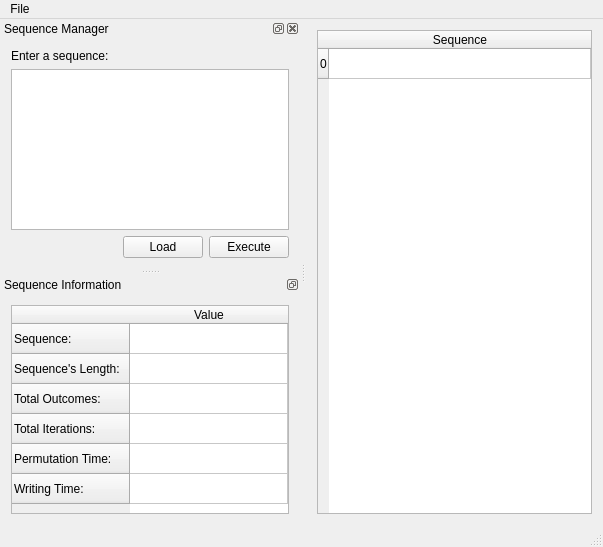
<?xml version="1.0" encoding="UTF-8"?>
<ui version="4.0">
 <class>MainWindowClass</class>
 <widget class="QMainWindow" name="MainWindowClass">
  <property name="geometry">
   <rect>
    <x>0</x>
    <y>0</y>
    <width>603</width>
    <height>547</height>
   </rect>
  </property>
  <property name="windowTitle">
   <string>DegenerateBases</string>
  </property>
  <property name="animated">
   <bool>false</bool>
  </property>
  <property name="documentMode">
   <bool>false</bool>
  </property>
  <widget class="QWidget" name="centralWidget">
   <layout class="QVBoxLayout" name="verticalLayout">
    <item>
     <widget class="QTableWidget" name="sequenceResultsWidget">
      <property name="editTriggers">
       <set>QAbstractItemView::NoEditTriggers</set>
      </property>
      <property name="tabKeyNavigation">
       <bool>false</bool>
      </property>
      <property name="showDropIndicator" stdset="0">
       <bool>false</bool>
      </property>
      <property name="selectionMode">
       <enum>QAbstractItemView::NoSelection</enum>
      </property>
      <property name="sortingEnabled">
       <bool>false</bool>
      </property>
      <attribute name="horizontalHeaderStretchLastSection">
       <bool>true</bool>
      </attribute>
      <row>
       <property name="text">
        <string>0</string>
       </property>
      </row>
      <column>
       <property name="text">
        <string>Sequence</string>
       </property>
      </column>
      <item row="0" column="0">
       <property name="text">
        <string/>
       </property>
      </item>
     </widget>
    </item>
   </layout>
  </widget>
  <widget class="QDockWidget" name="sequenceDockWidget">
   <property name="minimumSize">
    <size>
     <width>300</width>
     <height>250</height>
    </size>
   </property>
   <property name="autoFillBackground">
    <bool>false</bool>
   </property>
   <property name="floating">
    <bool>false</bool>
   </property>
   <property name="features">
    <set>QDockWidget::DockWidgetClosable|QDockWidget::DockWidgetFloatable|QDockWidget::DockWidgetMovable</set>
   </property>
   <property name="allowedAreas">
    <set>Qt::AllDockWidgetAreas</set>
   </property>
   <property name="windowTitle">
    <string>Sequence Manager</string>
   </property>
   <attribute name="dockWidgetArea">
    <number>1</number>
   </attribute>
   <widget class="QWidget" name="sequenceWidget">
    <layout class="QVBoxLayout" name="verticalLayout_3">
     <item>
      <widget class="QLabel" name="sequenceLabel">
       <property name="text">
        <string>Enter a sequence:</string>
       </property>
      </widget>
     </item>
     <item>
      <widget class="QTextEdit" name="sequenceEdit"/>
     </item>
     <item>
      <layout class="QHBoxLayout" name="sequenceButtonLayout">
       <property name="topMargin">
        <number>0</number>
       </property>
       <item>
        <spacer name="sequenceButtonSpacer">
         <property name="orientation">
          <enum>Qt::Horizontal</enum>
         </property>
         <property name="sizeHint" stdset="0">
          <size>
           <width>40</width>
           <height>20</height>
          </size>
         </property>
        </spacer>
       </item>
       <item>
        <widget class="QPushButton" name="loadButton">
         <property name="text">
          <string>Load</string>
         </property>
        </widget>
       </item>
       <item>
        <widget class="QPushButton" name="executeButton">
         <property name="text">
          <string>Execute</string>
         </property>
        </widget>
       </item>
      </layout>
     </item>
    </layout>
   </widget>
  </widget>
  <widget class="QDockWidget" name="informationDockWidget">
   <property name="minimumSize">
    <size>
     <width>300</width>
     <height>250</height>
    </size>
   </property>
   <property name="features">
    <set>QDockWidget::DockWidgetFloatable|QDockWidget::DockWidgetMovable</set>
   </property>
   <property name="windowTitle">
    <string>Sequence Information</string>
   </property>
   <attribute name="dockWidgetArea">
    <number>1</number>
   </attribute>
   <widget class="QWidget" name="informationWidget">
    <layout class="QHBoxLayout" name="horizontalLayout">
     <item>
      <widget class="QTableWidget" name="informationTableWidget">
       <property name="frameShadow">
        <enum>QFrame::Sunken</enum>
       </property>
       <property name="editTriggers">
        <set>QAbstractItemView::NoEditTriggers</set>
       </property>
       <property name="showDropIndicator" stdset="0">
        <bool>false</bool>
       </property>
       <property name="dragEnabled">
        <bool>false</bool>
       </property>
       <property name="selectionMode">
        <enum>QAbstractItemView::NoSelection</enum>
       </property>
       <property name="gridStyle">
        <enum>Qt::SolidLine</enum>
       </property>
       <property name="cornerButtonEnabled">
        <bool>true</bool>
       </property>
       <attribute name="horizontalHeaderStretchLastSection">
        <bool>true</bool>
       </attribute>
       <attribute name="verticalHeaderStretchLastSection">
        <bool>false</bool>
       </attribute>
       <row>
        <property name="text">
         <string>Sequence:</string>
        </property>
       </row>
       <row>
        <property name="text">
         <string>Sequence's Length:</string>
        </property>
       </row>
       <row>
        <property name="text">
         <string>Total Outcomes:</string>
        </property>
       </row>
       <row>
        <property name="text">
         <string>Total Iterations:</string>
        </property>
       </row>
       <row>
        <property name="text">
         <string>Permutation Time:</string>
        </property>
       </row>
       <row>
        <property name="text">
         <string>Writing Time:</string>
        </property>
       </row>
       <column>
        <property name="text">
         <string>Value</string>
        </property>
       </column>
      </widget>
     </item>
    </layout>
   </widget>
  </widget>
  <widget class="QStatusBar" name="statusBar"/>
  <widget class="QMenuBar" name="menuBar">
   <property name="geometry">
    <rect>
     <x>0</x>
     <y>0</y>
     <width>603</width>
     <height>22</height>
    </rect>
   </property>
   <widget class="QMenu" name="menuFile">
    <property name="title">
     <string>File</string>
    </property>
    <addaction name="actionSettings"/>
    <addaction name="separator"/>
    <addaction name="actionExit"/>
   </widget>
   <addaction name="menuFile"/>
  </widget>
  <action name="actionSettings">
   <property name="text">
    <string>Settings</string>
   </property>
  </action>
  <action name="actionExit">
   <property name="text">
    <string>Exit</string>
   </property>
   <property name="shortcut">
    <string>Ctrl+Q</string>
   </property>
  </action>
 </widget>
 <layoutdefault spacing="6" margin="11"/>
 <resources>
  <include location="DegenerateBases.qrc"/>
 </resources>
 <connections>
  <connection>
   <sender>actionExit</sender>
   <signal>triggered()</signal>
   <receiver>MainWindowClass</receiver>
   <slot>close()</slot>
   <hints>
    <hint type="sourcelabel">
     <x>-1</x>
     <y>-1</y>
    </hint>
    <hint type="destinationlabel">
     <x>301</x>
     <y>262</y>
    </hint>
   </hints>
  </connection>
 </connections>
</ui>
